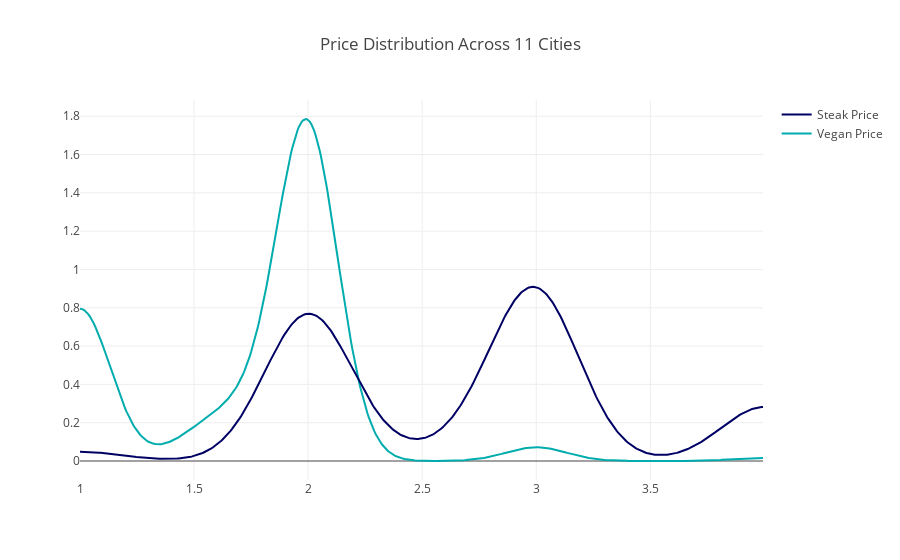

The notebook cell this image was saved under:
### Code cell
tot_kde1 = df[df['category']=='vegan']['price']  
tot_kde2 = df[df['category']=='steak']['price']  

# Group data together
hist_data = [tot_kde1, tot_kde2]

group_labels = ['Vegan Price', 'Steak Price']

colors = ['rgb(0, 172, 173)', 'rgb(0, 00, 100)']
# Create distplot with custom bin_size
total_kde_fig1 = ff.create_distplot(hist_data, group_labels, bin_size=.2, colors=colors,show_hist=False, curve_type='kde', show_rug=False)

total_kde_fig1['layout'].update(title='Price Distribution Across 11 Cities')
# Plot!
plotly.offline.iplot(total_kde_fig1, filename='Distplot with Multiple Datasets')

### Figure 1 — Plotly figure (JSON) as saved in the notebook; plotly's stock layout.template omitted (floating-point values rounded to 4 significant figures; data arrays with more than 128 entries replaced by an {"elided": "..."} marker saying what was removed)
{"data": [{"legendgroup": "Vegan Price", "marker": {"color": "rgb(0, 172, 173)"}, "mode": "lines", "name": "Vegan Price", "showlegend": true, "type": "scatter", "uid": "56436088-3189-11e9-89c7-8c859007c3ad", "x": {"elided": "500 float values"}, "xaxis": "x", "y": {"elided": "500 float values"}, "yaxis": "y"}, {"legendgroup": "Steak Price", "marker": {"color": "rgb(0, 00, 100)"}, "mode": "lines", "name": "Steak Price", "showlegend": true, "type": "scatter", "uid": "5643620c-3189-11e9-901d-8c859007c3ad", "x": {"elided": "500 float values"}, "xaxis": "x", "y": {"elided": "500 float values"}, "yaxis": "y"}], "layout": {"barmode": "overlay", "hovermode": "closest", "legend": {"traceorder": "reversed"}, "title": "Price Distribution Across 11 Cities", "xaxis": {"anchor": "y2", "domain": [0, 1], "zeroline": false}, "yaxis": {"anchor": "free", "domain": [0, 1], "position": 0}}}
